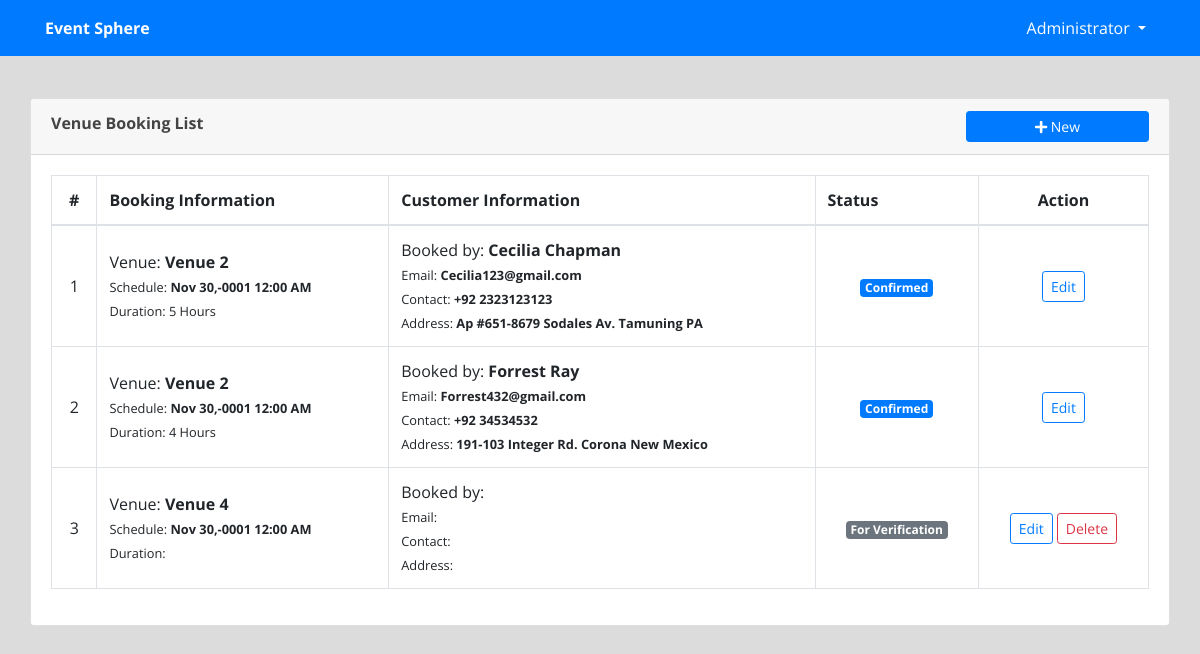
/admin/index.php?page=booking (signed in), run on the app's committed database.
### tables this page shows
CREATE TABLE `venue_booking` (
  `id` int(30) NOT NULL,
  `name` text NOT NULL,
  `address` text NOT NULL,
  `email` varchar(100) NOT NULL,
  `contact` varchar(100) NOT NULL,
  `venue_id` int(30) NOT NULL,
  `duration` varchar(100) NOT NULL,
  `datetime` datetime NOT NULL,
  `status` tinyint(1) NOT NULL DEFAULT 0 COMMENT '0-for verification,1=confirmed,2=canceled'
);

CREATE TABLE `venue` (
  `id` int(30) NOT NULL,
  `venue` text NOT NULL,
  `address` text NOT NULL,
  `description` text NOT NULL,
  `rate` float NOT NULL
);

### admin/booking.php (the view, shortened to what this page needs)
<?php include('db_connect.php');?>
<div class="container-fluid">
	<div class="col-lg-12">
		<div class="row">
			<div class="col-md-12">
				<div class="card">
					<div class="card-header">
						<b>Venue Booking List</b>
						<span class="">
							<button class="btn btn-primary btn-block btn-sm col-sm-2 float-right" type="button" id="new_book">
					<i class="fa fa-plus"></i> New</button>
				</span>
					</div>
					<div class="card-body">
						<table class="table table-bordered table-condensed table-hover">
							<thead>
								<tr>
									<th class="text-center">#</th>
									<th class="">Booking Information</th>
									<th class="">Customer Information</th>
									<th class="">Status</th>
									<th class="text-center">Action</th>
								</tr>
							</thead>
							<tbody>
								<?php
								$i = 1;
								$booking = $conn->query("SELECT b.*,v.venue from venue_booking b inner join venue v on v.id = b.venue_id");
								while($row=$booking->fetch_assoc()):
								?>
								<tr>
									<td class="text-center"><?php echo $i++ ?></td>
									<td class="">
										 <p>Venue: <b><?php echo ucwords($row['venue']) ?></b></p>
										 <p><small>Schedule: <b><?php echo date("M d,Y h:i A",strtotime($row['datetime'])) ?></b></small></p>
										 <p><small>Duration: <?php echo ucwords($row['duration']) ?></small></p>
									</td>
									<td class="">
										 <p>Booked by: <b><?php echo  ucwords($row['name']) ?></b></p>
										 <p><small>Email: <b><?php echo  ucwords($row['email']) ?></b></small></p>
										 <p><small>Contact: <b><?php echo  ucwords($row['contact']) ?></b></small></p>
										 <p><small>Address: <b><?php echo  ucwords($row['address']) ?></b></small></p>
									</td>
									<td class="text-center">
										 <?php if($row['status'] == 0): ?>
										 	<span class="badge badge-secondary">For Verification</span>
										 <?php elseif($row['status'] == 1): ?>
										 	<span class="badge badge-primary">Confirmed</span>
										<?php elseif($row['status'] == 2): ?>
										 	<span class="badge badge-danger">Cancelled</span>
										 <?php endif; ?>
									</td>
									<td class="text-center">
										<button class="btn btn-sm btn-outline-primary edit_book" type="button" data-id="<?php echo $row['id'] ?>" >Edit</button>
										<?php if(in_array($row['status'],array(0,2))): ?>
										<button class="btn btn-sm btn-outline-danger delete_book" type="button" data-id="<?php echo $row['id'] ?>">Delete</button>
										 <?php endif; ?>
									</td>
								</tr>
								<?php endwhile; ?>
							</tbody>
						</table>
					</div>
				</div>
			</div>
		</div>
	</div>
</div>

### admin/assets/css/style.css (style rules this page uses)
body { font-family: "Open Sans", sans-serif; color: #444444; width: 100%; height: 100%; margin: 0; overflow-x: hidden; }
body::before { content: ""; position: fixed; top: 0; left: 0; right: 0; bottom: 0; z-index: -1; background: url("path/to/your/background-pattern.jpg"); }

### admin/index.php (style rules this page uses)
body { background: #80808045; }

### admin/booking.php (style rules this page uses)
td { vertical-align: middle !important; }
td p { margin: unset }

### data on the page
venue_booking: venue.venue "Venue 2", datetime "Nov 30,-0001 12:00 AM", duration "5 Hours", name "Cecilia Chapman", email "Cecilia123@gmail.com", contact "+92 2323123123", address "Ap #651-8679 Sodales Av. Tamuning PA", status "Confirmed"
venue_booking: venue.venue "Venue 2", datetime "Nov 30,-0001 12:00 AM", duration "4 Hours", name "Forrest Ray", email "Forrest432@gmail.com", contact "+92 34534532", address "191-103 Integer Rd. Corona New Mexico", status "Confirmed"
venue_booking: venue.venue "Venue 4", datetime "Nov 30,-0001 12:00 AM", status "For Verification"

### other printed values
$_SESSION['system']['name'] "Event Sphere"
$_SESSION['login_name'] "Administrator"
